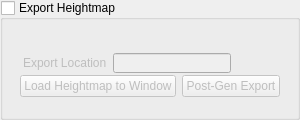
              <widget class="QGroupBox" name="groupBox_3">
               <property name="minimumSize">
                <size>
                 <width>250</width>
                 <height>120</height>
                </size>
               </property>
               <property name="maximumSize">
                <size>
                 <width>300</width>
                 <height>120</height>
                </size>
               </property>
               <property name="title">
                <string>Export Heightmap</string>
               </property>
               <property name="checkable">
                <bool>true</bool>
               </property>
               <property name="checked">
                <bool>false</bool>
               </property>
               <layout class="QGridLayout" name="gridLayout_20">
                <item row="0" column="0">
                 <layout class="QVBoxLayout" name="verticalLayout_12">
                  <item>
                   <widget class="QWidget" name="TextureLayout_3" native="true">
                    <property name="minimumSize">
                     <size>
                      <width>0</width>
                      <height>30</height>
                     </size>
                    </property>
                    <property name="maximumSize">
                     <size>
                      <width>16777215</width>
                      <height>20</height>
                     </size>
                    </property>
                    <layout class="QHBoxLayout" name="horizontalLayout_16">
                     <item>
                      <widget class="QLabel" name="label_15">
                       <property name="minimumSize">
                        <size>
                         <width>0</width>
                         <height>20</height>
                        </size>
                       </property>
                       <property name="maximumSize">
                        <size>
                         <width>16777215</width>
                         <height>20</height>
                        </size>
                       </property>
                       <property name="text">
                        <string>Export Location</string>
                       </property>
                      </widget>
                     </item>
                     <item>
                      <widget class="QLineEdit" name="heightmapLine">
                       <property name="minimumSize">
                        <size>
                         <width>0</width>
                         <height>20</height>
                        </size>
                       </property>
                       <property name="maximumSize">
                        <size>
                         <width>16777215</width>
                         <height>20</height>
                        </size>
                       </property>
                      </widget>
                     </item>
                     <item>
                      <widget class="QPushButton" name="heightmapButton">
                       <property name="minimumSize">
                        <size>
                         <width>0</width>
                         <height>20</height>
                        </size>
                       </property>
                       <property name="maximumSize">
                        <size>
                         <width>16777215</width>
                         <height>20</height>
                        </size>
                       </property>
                       <property name="text">
                        <string/>
                       </property>
                       <property name="icon">
                        <iconset>
                         <normaloff>Images/browseFolder.png</normaloff>Images/browseFolder.png</iconset>
                       </property>
                       <property name="iconSize">
                        <size>
                         <width>25</width>
                         <height>25</height>
                        </size>
                       </property>
                       <property name="flat">
                        <bool>true</bool>
                       </property>
                      </widget>
                     </item>
                    </layout>
                   </widget>
                  </item>
                  <item>
                   <layout class="QHBoxLayout" name="horizontalLayout_22">
                    <item>
                     <spacer name="horizontalSpacer_12">
                      <property name="orientation">
                       <enum>Qt::Horizontal</enum>
                      </property>
                      <property name="sizeHint" stdset="0">
                       <size>
                        <width>40</width>
                        <height>20</height>
                       </size>
                      </property>
                     </spacer>
                    </item>
                    <item>
                     <widget class="QPushButton" name="loadHeightmapButton">
                      <property name="enabled">
                       <bool>false</bool>
                      </property>
                      <property name="text">
                       <string>Load Heightmap to Window</string>
                      </property>
                     </widget>
                    </item>
                    <item>
                     <widget class="QPushButton" name="postGenHeightmap">
                      <property name="enabled">
                       <bool>false</bool>
                      </property>
                      <property name="text">
                       <string>Post-Gen Export</string>
                      </property>
                     </widget>
                    </item>
                    <item>
                     <spacer name="horizontalSpacer_13">
                      <property name="orientation">
                       <enum>Qt::Horizontal</enum>
                      </property>
                      <property name="sizeHint" stdset="0">
                       <size>
                        <width>40</width>
                        <height>20</height>
                       </size>
                      </property>
                     </spacer>
                    </item>
                   </layout>
                  </item>
                 </layout>
                </item>
               </layout>
              </widget>
